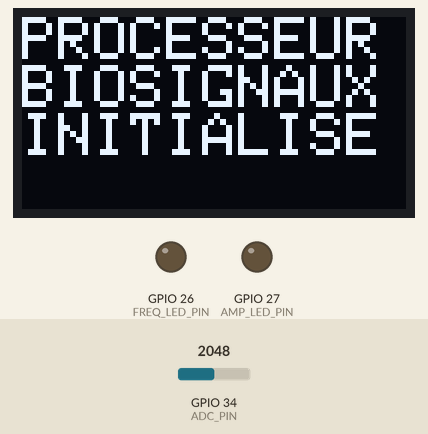
This sketch was run on a simulated ESP32. Parts: 128×64 one-colour display, output pins drawn as LEDs (lit = HIGH). The test bench sets the inputs (shaded band); at power-on: GPIO 34 (ADC_PIN) = 2048 (analog values on the 0–4095 scale). What the sketch prints to the serial monitor is not drawn.

Above: at 1.4 s.
At 5.3 s:
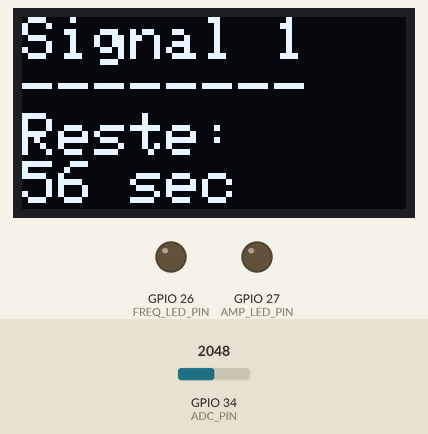
5.4 s: GPIO 34 (ADC_PIN) set to 2866
At 5.9 s:
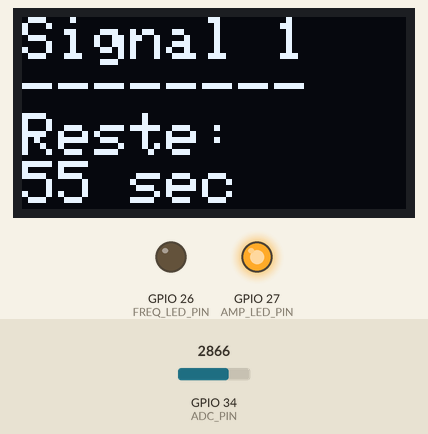
8.3 s: GPIO 34 (ADC_PIN) set to 2165
10.8 s: GPIO 34 (ADC_PIN) set to 2042
At 62.4 s:
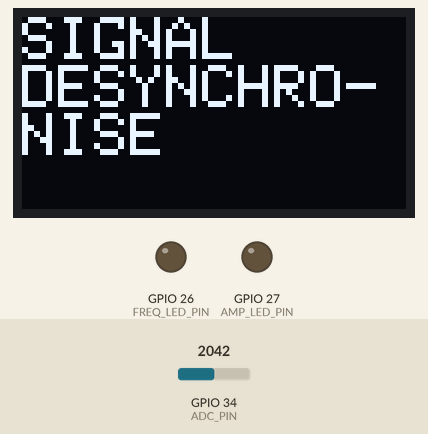
Timing chart, 0 to 62.7 s (numbered marks = the images above; inputs shaded):
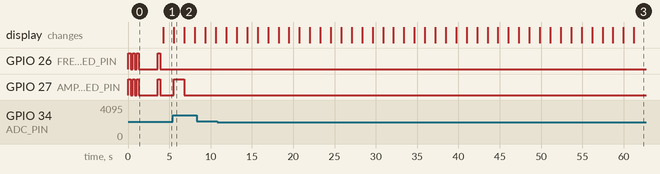

Measured:
- the behaviour switches between 2113 and 2112 on GPIO 34 (ADC_PIN) (found by bisection; images 2 and 3)
- after the input at 5.4 s, GPIO 27 (AMP_LED_PIN): LOW → HIGH after 0.13 s, → LOW 1.3 s later
- what the display in image 2 shows lasts 1.2 s, from 5.6 s to 6.8 s

The sketch:

signal_sync.ino
```cpp
/*
 *  signal_sync
 *
 *  4 niveaux.
 *  Le niveau est validé si le signal est correct pendant 1s.
 *
 */

// Pins
#define ADC_PIN 34  // Pin de l'ESP32 où le signal est connecté
#define FREQ_LED_PIN 26
#define AMP_LED_PIN 27

// Config
#define RESTART_DELAY 300*1000 // 5min
//#define RESTART_DELAY 5*1000 // 5s (DEBUG)
#define PLAYTIME 240 // secondes
#define TIME_PER_SIG 60 // secondes

// SSD1306 display connected to I2C (SDA, SCL pins)
#include <SPI.h>
#include <Wire.h>
#include <Adafruit_GFX.h>
#include <Adafruit_SSD1306.h>
#define SCREEN_WIDTH 128 // OLED display width, in pixels
#define SCREEN_HEIGHT 64 // OLED display height, in pixels
#define OLED_RESET     -1 // Reset pin # (or -1 if sharing Arduino reset pin)
Adafruit_SSD1306 display(SCREEN_WIDTH, SCREEN_HEIGHT, &Wire, OLED_RESET);


struct signal {
  float sig_amp;
  float sig_freq;
};

const unsigned int levels_nb = 4;
struct signal levels[levels_nb] = {
  // signaux precis
  /*{5.20, 142.00},
  {3.40, 207.00},
  {6.60, 56.00},
  {1.60, 112.00},*/
  // signaux par cases
  {2.00, 100.00},
  {4.00, 200.00},
  {3.00, 50.00},
  {6.00, 75.00},
};

//const int sampleRate = 20000;  // Taux d'échantillonnage en Hz (20 kHz pour un signal jusqu'à 10 kHz)
const int sampleRate = 1000;  // Taux d'échantillonnage en Hz (1000 Hz pour un signal jusqu'à 250 Hz) (taux à 500 Hz ne suffisait pas)
const int numSamples = 1024;   // Nombre d'échantillons à prendre

int samples[numSamples];
unsigned long lastSampleTime = 0;
// amplitude = ESP ; amplitude_final = Oscillo (obtenue via amp_coeff)
float amplitude = 0, amplitude_final = 0;
float amp_coeff_low = 3.03;
float amp_coeff_high = /*2.95*//*2.94*//*2.93*/2.91;
//float err_tol_amp[] = {/*0.030*//*0.032*//*0.020*/0.018, /*0.030*//*0.032*/0.026, /*0.022*/0.020, 0.036}; // signaux precis
float err_tol_amp[] = {0.080, 0.026, 0.026, 0.020}; // signaux par cases
float frequency = 0;
//float err_tol_freq = /*0.042*/0.013; // signaux precis
float err_tol_freq = 0.040; // signaux par cases
float err_tol_freq_min = 1 - err_tol_freq;
float err_tol_freq_max = 1 + err_tol_freq;

hw_timer_t * timer_playtime = NULL;

/*void ARDUINO_ISR_ATTR timer_isr() {
  //display_lose();
  Serial.println("Timer expiré");
  wait_serial_flush();
  delay(2000);
  ESP.restart();
}*/

void setup() {
  unsigned int i;

  // serial
  Serial.begin(115200);

  // signal pin
  analogReadResolution(12);  // Résolution ADC à 12 bits (0-4095)

  // OLED display
  // SSD1306_SWITCHCAPVCC = generate display voltage from 3.3V internally
  if(!display.begin(SSD1306_SWITCHCAPVCC, 0x3C)) {
    Serial.println(F("SSD1306 allocation failed"));
    //for(;;); // Don't proceed, loop forever
  }

  // Init screen
  display.setTextSize(2);
  display.setTextColor(WHITE);
  display_boot();

  // LED pins
  pinMode(FREQ_LED_PIN, OUTPUT);
  pinMode(AMP_LED_PIN, OUTPUT);
  flash_leds(3, 250);

  delay(2000);

  // print info
  wait_serial_flush();
  Serial.println(" ");
  Serial.println("--- SIGNAL SYNC ---");/*
  Serial.print("err_tol_amp_min: ");
  Serial.print(err_tol_amp_min, 3);
  Serial.print(" err_tol_amp_max: ");
  Serial.print(err_tol_amp_max, 3);
  Serial.println(" ");*/
  Serial.println("-------------------");

  // LED pins
  flash_leds(1, 250);

  // lancement timer durée de la partie
  /*timer_playtime = timerBegin(1000000); // timer frequency 1MHz
  timerAttachInterrupt(timer_playtime, &timer_isr);
  timerAlarm(timer_playtime, PLAYTIME * 1000 * 1000, false, 0);*/
}

void loop() {
  unsigned int current_level;

  Serial.println("!!! Début du jeu !!!");
  wait_serial_flush();
  for(current_level = 0; current_level < levels_nb; current_level++) {
    clear_leds(true, true);
    block_till_valid_signal(current_level);
    display_lvl_valid(current_level);
    Serial.print("Niveau ");
    Serial.print(current_level+1);
    Serial.println(" validé !!!");
    wait_serial_flush();
    //delay(3000);
    flash_leds(3, 500);
  }

  display_win();
  Serial.print(" !!! Gagné !!! ");
  Serial.println("(restart automatique après tempo)");
  delay(RESTART_DELAY);  // Tempo de fin de jeu
  ESP.restart();

/*
  // ###################
  // TESTS - DEBUG
  get_signal(&amplitude, &frequency, &amplitude_final);

  display_measure();

  validate_signal(5.0, 100.0); // OK
  validate_signal(2.0, 50.0); // OK
  validate_signal(3.0, 200.0); // OK

  delay(1000);  // Pause avant la prochaine mesure

  // FIN TESTS - DEBUG
  // ###################
*/
}

void get_signal(float* amp, float* freq, float* amp_final)
{
  float amp_coeff;

  // 1. Échantillonnage du signal
  for (int i = 0; i < numSamples; i++) {
    samples[i] = analogRead(ADC_PIN);
    /*Serial.print("samples[i]=");
    Serial.print(samples[i]);
    Serial.println(" ");
    wait_serial_flush();*/
    delayMicroseconds(1000000 / sampleRate);  // Délai pour atteindre la fréquence d'échantillonnage
  }

  // 2. Calcul de l'amplitude
  unsigned int minVal = 4095;
  unsigned int maxVal = 0;
  for (int i = 0; i < numSamples; i++) {
    if (samples[i] < minVal) {
      minVal = samples[i];
    }
    if (samples[i] > maxVal) {
      maxVal = samples[i];
    }
  }
  *amp = (maxVal - minVal) * (3.3 / 4095.0);  // Amplitude en volts
  /*Serial.print("minVal: ");
  Serial.print(minVal);
  Serial.print(" maxVal: ");
  Serial.print(maxVal);
  Serial.print(" ");*/
  if(*amp < 1.8) {
     amp_coeff = amp_coeff_low;
  } else {
     amp_coeff = amp_coeff_high;
  }
  *amp_final = *amp * amp_coeff;

  // 3. Calcul de la fréquence (méthode de détection de zéro)
  int zeroCrossings = 0;
  for (int i = 1; i < numSamples; i++) {
    //if ((samples[i - 1] < 2048 && samples[i] >= 2048) || (samples[i - 1] > 2048 && samples[i] <= 2048)) {
    if ((samples[i - 1] < 2200 && samples[i] >= 2200) || (samples[i - 1] > 2200 && samples[i] <= 2200)) { // 2048 ne fonctionnait pas sur amplitude 1V ou moins, les échantillons allaient au plus bas à 2100 et qq
      zeroCrossings++;
    }
  }
  *freq = (zeroCrossings / 2.0) * (sampleRate / (float)numSamples);  // Fréquence en Hz
  // empirical adjustment
  *freq = *freq / 1.033;

}

bool validate_signal(float expected_amp_final, float expected_freq, unsigned int lvl)
{
  bool ret = false;
  bool amp_valid = false, freq_valid = false;
  float amp_ratio, freq_ratio;
  float err_tol_amp_lvl, err_tol_amp_min, err_tol_amp_max;

  get_signal(&amplitude, &frequency, &amplitude_final);
  amp_ratio = amplitude_final / expected_amp_final;
  freq_ratio = frequency / expected_freq;

  err_tol_amp_lvl = err_tol_amp[lvl];
  err_tol_amp_min = 1 - err_tol_amp_lvl;
  err_tol_amp_max = 1 + err_tol_amp_lvl;

  if (amp_ratio > err_tol_amp_min && amp_ratio < err_tol_amp_max) {
    amp_valid = true;
    set_amp_led();
    Serial.print("SIGNAL VALIDATED - AMPLITUDE -");
    Serial.print(" expected_amp_final: ");
    Serial.print(expected_amp_final);
    Serial.print(" amplitude_final: ");
    Serial.print(amplitude_final);
    Serial.print(" amp_ratio: ");
    Serial.print(amp_ratio);
    Serial.println(" ");
  }

  if (freq_ratio > err_tol_freq_min && freq_ratio < err_tol_freq_max) {
    freq_valid = true;
    set_freq_led();
    Serial.print("SIGNAL VALIDATED - FREQUENCY -");
    Serial.print(" expected_freq: ");
    Serial.print(expected_freq);
    Serial.print(" frequency: ");
    Serial.print(frequency);
    Serial.print(" freq_ratio: ");
    Serial.print(freq_ratio);
    Serial.println(" ");
  }

  if(!amp_valid) clear_leds(false, true);
  if(!freq_valid) clear_leds(true, false);

  ret = amp_valid && freq_valid;
  return ret;
}

void display_measure()
{
  // Affichage des résultats
  Serial.print("[Amplitude ESP: ");
  Serial.print(amplitude, 3);
  Serial.print(" V], ");
  Serial.print("Amplitude finale: ");
  Serial.print(amplitude_final, 3);
  Serial.print(" V, ");
  Serial.print("Fréquence: ");
  Serial.print(frequency, 2);
  Serial.println(" Hz");
}

void wait_serial_flush()
{
  delay(70);
}

void block_till_valid_signal(unsigned int lvl)
{
  bool sig_valid = false;
  struct signal sig = levels[lvl];
  double duree_ecoulee, duree_restante;
  uint64_t compteur_timer;
  unsigned short int i;

  timer_signal_start(0);

  //display_lvl_exp_signal(lvl, sig);

  Serial.print("Niveau: ");
  Serial.print(lvl+1);
  Serial.print(" Amplitude demandée: ");
  Serial.print(sig.sig_amp, 3);
  Serial.print(" Fréquence demandée: ");
  Serial.print(sig.sig_freq, 3);
  Serial.println(" ");
  wait_serial_flush();

  while(!sig_valid) {
    duree_ecoulee = timerReadSeconds(timer_playtime);
    if (duree_ecoulee >= TIME_PER_SIG) {
      display_lose();
      delay(2000);
      ESP.restart();
    }
    display_lvl_timer(lvl, duree_ecoulee);
    delay(100);  // Pause avant la prochaine mesure
    //get_signal(&amplitude, &frequency, &amplitude_final);
    sig_valid = validate_signal(sig.sig_amp, sig.sig_freq, lvl);
    // si signal valide, confirmer qu'il reste valide apres une seconde (pour eviter d'etre trouve en scrollant)
    if (sig_valid) {
      // s'il reste 3s ou moins, il faut interrompre le timer car on doit attendre 1s puis valider le signal en 1s (et on prend 1s de marge)
      duree_ecoulee = timerReadSeconds(timer_playtime);
      duree_restante = TIME_PER_SIG - duree_ecoulee;
      if(duree_restante <= 3) {
        compteur_timer = timerRead(timer_playtime);
        timerStop(timer_playtime);
      }
      flash_leds(10, 50);
      set_freq_led();
      set_amp_led();
      sig_valid = validate_signal(sig.sig_amp, sig.sig_freq, lvl);
      if(duree_restante <= 3) {
        timer_signal_start(compteur_timer);
      }
    }
    display_measure();
  }
  Serial.println("Fin block_till_valid_signal");
  wait_serial_flush();
}

void timer_signal_start(uint64_t offset)
{
  // lancement timer signal en cours
  if(!timer_playtime) {
    timer_playtime = timerBegin(1000000); // timer frequency 1MHz
  }
  timerWrite(timer_playtime, offset);
  timerStart(timer_playtime);
}

void clear_leds(bool clear_freq, bool clear_amp)
{
  if(clear_freq) digitalWrite(FREQ_LED_PIN, LOW);
  if(clear_amp) digitalWrite(AMP_LED_PIN, LOW);
}

void set_freq_led()
{
  digitalWrite(FREQ_LED_PIN, HIGH);
}

void set_amp_led()
{
  digitalWrite(AMP_LED_PIN, HIGH);
}

void flash_leds(unsigned int flash_time, unsigned int wait_time)
{
  unsigned int i;
  for(i = 0; i < flash_time; i++) {
    set_freq_led();
    set_amp_led();
    delay(wait_time);
    clear_leds(true, true);
    delay(wait_time);
  }
}

void display_boot()
{
  display.clearDisplay();

  display.setCursor(0,0);             // Start at top-left corner

  //display.println(F("SIGNALSYNC"));
  display.println(F("PROCESSEUR"));
  display.println(F("BIOSIGNAUX"));
  display.println(F("INITIALISE"));
  /*display.println(F("----------"));
  display.println(F("Delai:4min"));*/
  display.display();
}

void display_lvl_exp_signal(unsigned int lvl, struct signal exp_sig)
{

  display.clearDisplay();

  display.setCursor(0,0);             // Start at top-left corner
  display.print(F("Signal "));
  display.println(lvl+1);
  display.println(F("--------"));
  display.print(F("Amp:"));
  display.println(exp_sig.sig_amp, 2);
  display.print(F("Frq:"));
  display.println(exp_sig.sig_freq, 2);
  display.display();
}

void display_lvl_timer(unsigned int lvl, unsigned int timer)
{

  display.clearDisplay();

  display.setCursor(0,0);             // Start at top-left corner
  display.print(F("Signal "));
  display.println(lvl+1);
  display.println(F("--------"));
  display.println(F("Reste:"));
  display.print(TIME_PER_SIG - timer);
  display.println(F(" sec"));
  display.display();
}

void display_lvl_valid(unsigned int lvl)
{
  display.clearDisplay();

  display.setCursor(0,0);             // Start at top-left corner
  display.print(F("Signal "));
  display.println(lvl+1);
  display.println(F("--------"));
  display.println(F("-SYNCHRO-"));
  display.display();
}

void display_win()
{
  display.clearDisplay();
  display.setCursor(0,0);             // Start at top-left corner
  display.println(F("TRAITEMENT"));
  display.println(F("BIOSIGNAUX"));
  display.println(F("TERMINE"));
  display.display();
  delay(2000);

  display.clearDisplay();
  display.setCursor(0,0);             // Start at top-left corner
  display.println(F("LOGIN"));
  display.println(F("BASE DE"));
  display.println(F("DONNEES:"));
  display.println(F("milchick"));
  display.display();
}

void display_lose()
{
  display.clearDisplay();

  display.setCursor(0,0);             // Start at top-left corner

  display.println(F("SIGNAL"));
  display.println(F("DESYNCHRO-"));
  display.println(F("NISE"));
  display.display();
}
```
